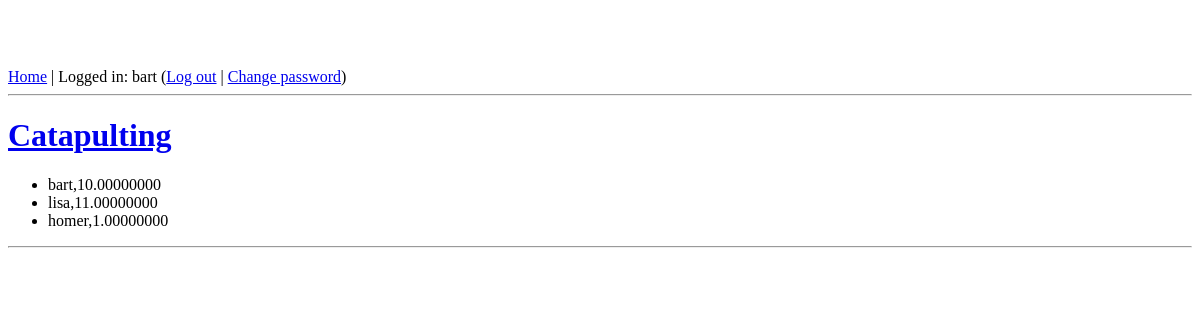
The page /activities/Catapulting/entries/ (signed in) on the database its author committed.
### core/models.py (models this page shows, shortened)
class Activity( models.Model ):
    name = models.CharField(max_length = 255, unique = True )
    creation_date = models.DateTimeField('date created')
    user_owner = models.ForeignKey(User)
    class Meta:
        verbose_name_plural = "Activities"

class ActivityEntry( models.Model ):
    activity = models.ForeignKey( Activity )
    user = models.ForeignKey( User )
    entry_date = models.DateTimeField('entry date' )
    score = models.DecimalField( name = 'score', max_digits = 15, decimal_places = 8, default = 0 )

### core/views.py (the view)
# urls.py: url(r'(?P<activity_url_name>\w+)/entries/$',views.ActivityEntriesView.as_view(), name='activity_entries'),
class ActivityEntriesView( generic.ListView ):
    template_name = 'core/activity_entries.html'
    model = ActivityEntry
    def get_context_data(self, **kwargs):
        context = super(ActivityEntriesView, self).get_context_data(**kwargs)
        activity_url_name = self.kwargs['activity_url_name']
        activity_name = decode_url( activity_url_name )
        context['activity_name'] = activity_name
        activity = get_object_or_404( Activity, name = activity_name )
        entries = ActivityEntry.objects.filter( activity = activity )
        context['entries'] = entries
        context['activity_url_name'] = activity_url_name
        return context

### core/views.py (called while the page is built)
def decode_url(category_name_url):
    return category_name_url.replace('_', ' ')

### core/templates/core/activity_entries.html (shortened to what this page needs)
{% extends 'highlander/base.html' %}
{% block content %}
<h1><a href="{% url 'core:activity' activity_url_name %}">{{ activity_name }}</a></h1>
     {% if entries %}
            <ul>
             {% for entry in entries %}
                <li>{{entry.user}},{{entry.score}}</li>
             {% endfor %}
            </ul>
     {% else %}
            <strong>No entries currently in this activity.</strong>
     {% endif %}
{% endblock %}}

### templates/highlander/base.html (shortened to what this page needs)
{% load i18n %}
<!DOCTYPE html>
<html lang="en">
<head>
    <link rel="stylesheet" href="{{ STATIC_URL }}css/style.css" />
</head>
<body>
    <div id="header">
        {% block header %}
        <a href="{% url 'core:index' %}">{% trans "Home" %}</a> |
        {% if user.is_authenticated %}
        {% trans "Logged in" %}: {{ user.username }}
        (<a href="{% url 'auth_logout' %}">{% trans "Log out" %}</a> |
        <a href="{% url 'auth_password_change' %}">{% trans "Change password" %}</a>)
        {% else %}
        <a href="{% url 'auth_login' %}">{% trans "Log in" %}</a>
        {% endif %}
        <hr />
        {% endblock %}
    </div>
    <div id="content">
        {% block content %}{% endblock %}
    </div>
    <div id="footer">
        {% block footer %}
        <hr />
        {% endblock %}
    </div>
</body>
</html>

### static/css/style.css (style rules this page uses)
body { padding-top: 60px; padding-bottom: 40px; }

### rows shown on the page
Activity: name "Catapulting"
ActivityEntry: user "bart", score "10.00000000"
ActivityEntry: user "lisa", score "11.00000000"
ActivityEntry: user "homer", score "1.00000000"

### other values the page prints
{{ user.username }} "bart"
